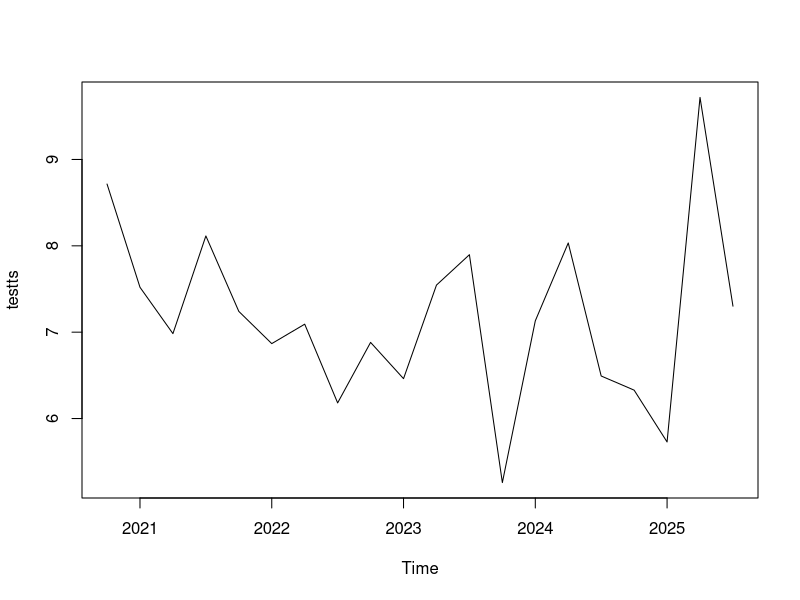
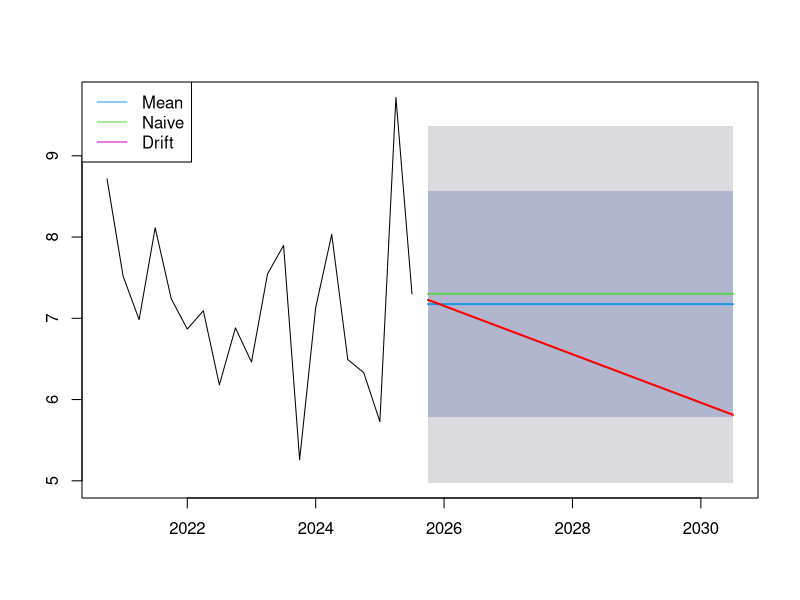

Write the R code that produced these figures, in order. (Note: this script raises an error after producing the figures.)
## Modelos simples
data = rnorm(20, mean =7)
testts = ts(data = data, start = c(2020,4), frequency = 4)
plot(testts)

install.packages('ggplot')
library(ggplot2)


install.packages("forecast", dependencies=TRUE)
library(forecast)

#funcion meanf pronostica en base al promedio simple
meanmodel <- meanf(testts, h=20)

#funcion naive pronostica colocando el mismo valor de la ultima observacion
naivemodel <- naive(testts, h=20)

#drift es una extrapolacion de la primera observacion hasta la ultima hacia el futuro
driftmmodel <- rwf(testts, h=20, drift = T)

#dibujamos las lineas de los 3 pronosticos
plot(meanmodel, plot.conf = F, main = "")
lines(naivemodel$mean, col=123, lwd = 2)
lines(driftmmodel$mean, col='red', lwd = 2)

legend("topleft",lty=1,col=c(4,123,22),
       legend=c("Mean","Naive","Drift"))

adf.test(data)

## Precision y comparasion de modelos
set.seed(95)
mits <- ts(rnorm(400), start = c(1919,1), frequency = 4)
plot(mits)

adf.test(mits)

# la funcion window nos permite dividir un objeto "ts" de un inicio a un fin
mits80p <- window(mits, start = 1919, end = 1999)
plot(mits80p)

# creamos los 3 modelos con el 80 porciento
#library(forecast)
meanmodel <- meanf(mits80p, h=80)
naivemodel <- naive(mits80p, h=80)
driftmodel <- rwf(mits80p, h=80, drift = T)

# Extraemos el resto 20 porciento
mytstest <- window(mits, start = 2000)

accuracy(meanmodel, mytstest)
accuracy(naivemodel, mytstest)
accuracy(driftmodel, mytstest)

## Residual

# generamos nuevamente los datos
set.seed(95)
mits <- ts(rnorm(100), start = (1919))

# Setting up our simple models
#library(forecast)
meanm <- meanf(mits, h=20)
naivem <- naive(mits, h=20)
driftm <- rwf(mits, h=20, drift = T)

# validamos media y varianza de los residuos
#mean
var(meanm$residuals)#esperamos que la varianza este cerca de 1
plot(meanm$residuals)#graficamos la varianza para validar que sea constante
mean(meanm$residuals)#esperamos que la media sea 0 (constante)

#naive
var(na.omit(naivem$residuals))
mean(na.omit(naivem$residuals))

#drift
var(na.omit(driftm$residuals))
mean(na.omit(driftm$residuals))

# evaluamos la distribucion de los residuos...
hist(meanm$residuals)

#...y Autcorrelacion
acf(meanm$residuals)
adf.test(mits)
datatrend <- c(3, 4, 4, 5, 6, 7, 6, 6, 7, 8, 9, 12, 10)
plot(datatrend)
adf.test(datatrend)

